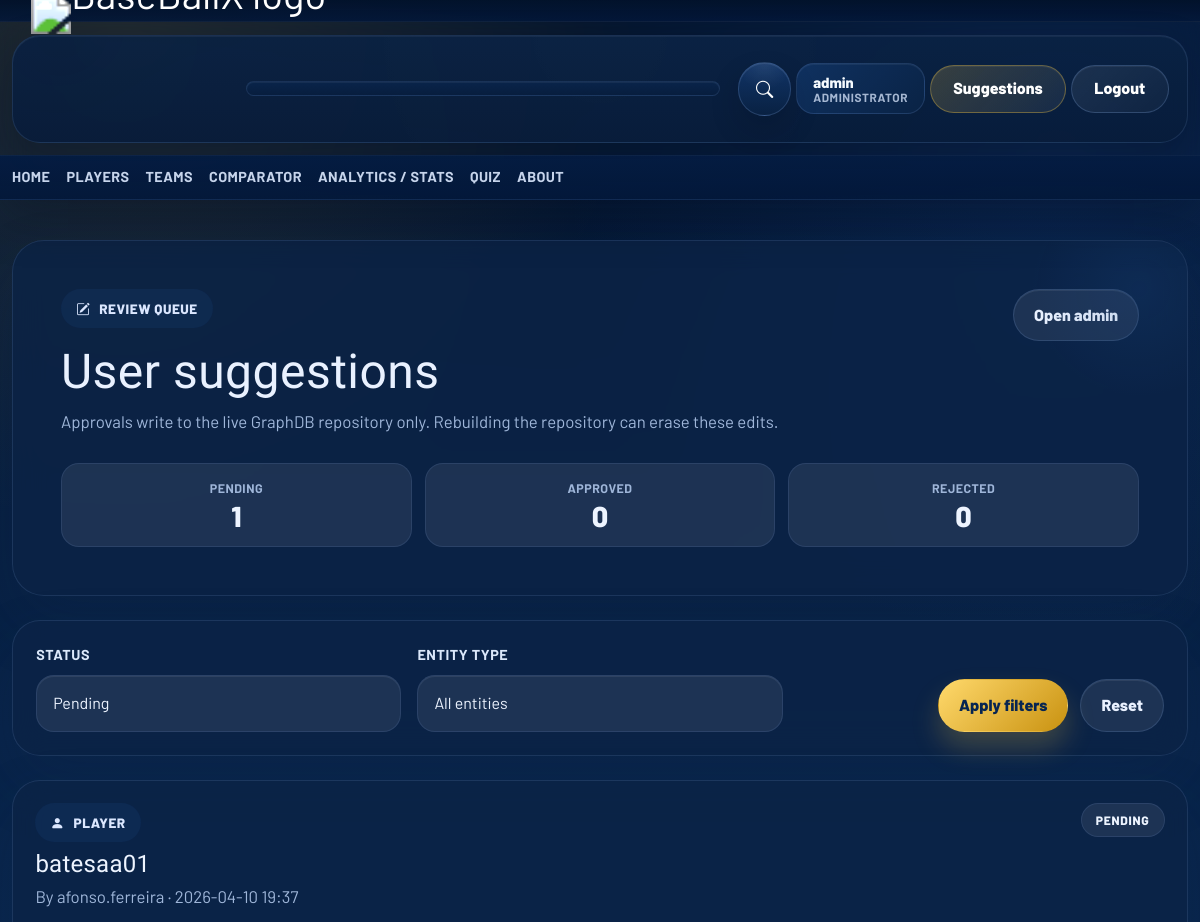
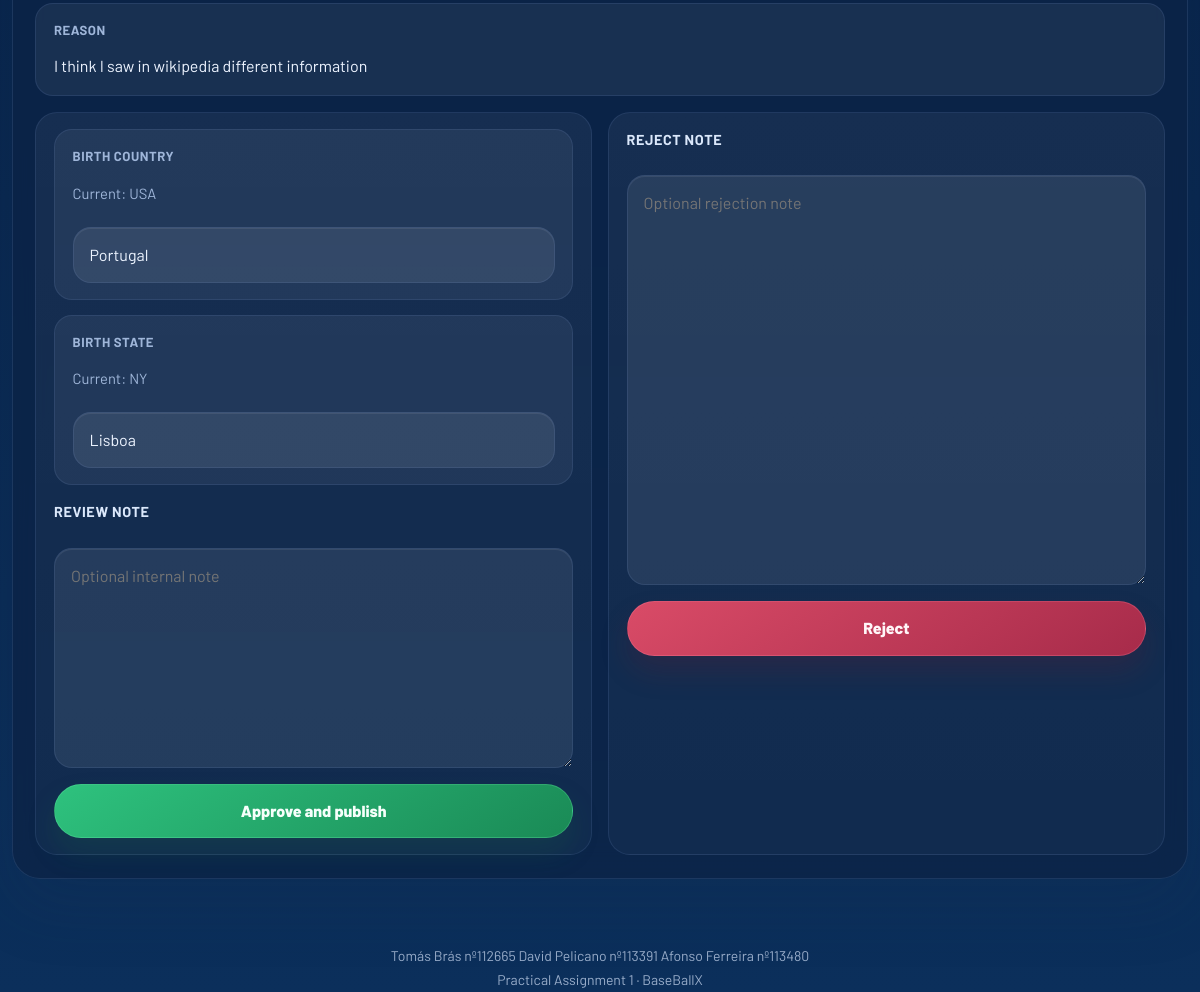
The page /suggestions/ (signed in) on the database its author committed (2 pictures, top to bottom).
### baseball/models.py (models this page shows, shortened)
class DataSuggestion(models.Model):
    ENTITY_PLAYER = "player"
    ENTITY_TEAM = "team"
    ENTITY_CHOICES = [
        (ENTITY_PLAYER, "Player"),
        (ENTITY_TEAM, "Team"),
    ]
    STATUS_PENDING = "pending"
    STATUS_APPROVED = "approved"
    STATUS_REJECTED = "rejected"
    STATUS_CHOICES = [
        (STATUS_PENDING, "Pending"),
        (STATUS_APPROVED, "Approved"),
        (STATUS_REJECTED, "Rejected"),
    ]
    entity_type = models.CharField(max_length=16, choices=ENTITY_CHOICES)
    entity_id = models.CharField(max_length=64)
    entity_year = models.PositiveIntegerField(null=True, blank=True)
    submitted_by = models.ForeignKey(
        settings.AUTH_USER_MODEL,
        on_delete=models.CASCADE,
        related_name="data_suggestions",
    )
    reason = models.TextField(blank=True)
    status = models.CharField(max_length=16, choices=STATUS_CHOICES, default=STATUS_PENDING)
    submitted_at = models.DateTimeField(auto_now_add=True)
    reviewed_at = models.DateTimeField(null=True, blank=True)
    reviewed_by = models.ForeignKey(
        settings.AUTH_USER_MODEL,
        on_delete=models.SET_NULL,
        null=True,
        blank=True,
        related_name="reviewed_data_suggestions",
    )
    review_note = models.TextField(blank=True)
    class Meta:
        ordering = ["-submitted_at"]
    @property
    def entity_url(self):
        if self.entity_type == self.ENTITY_PLAYER:
            return reverse("player_detail", args=[self.entity_id])

class DataSuggestionChange(models.Model):
    suggestion = models.ForeignKey(
        DataSuggestion,
        on_delete=models.CASCADE,
        related_name="changes",
    )
    field_key = models.CharField(max_length=64)
    old_value = models.TextField(blank=True)
    new_value = models.TextField(blank=True)
    class Meta:
        ordering = ["id"]

### baseball/views/suggestions.py (the view)
# urls.py: path('suggestions/', views.suggestions_review_view, name='suggestions_review'),
@user_passes_test(lambda user: user.is_authenticated and user.is_staff)
def suggestions_review_view(request):
    status_filter = str(request.GET.get("status") or DataSuggestion.STATUS_PENDING).strip()
    entity_type_filter = str(request.GET.get("entity_type") or "").strip()
    queryset = DataSuggestion.objects.select_related("submitted_by", "reviewed_by").prefetch_related("changes")
    if status_filter in {
        DataSuggestion.STATUS_PENDING,
        DataSuggestion.STATUS_APPROVED,
        DataSuggestion.STATUS_REJECTED,
    }:
        queryset = queryset.filter(status=status_filter)
    else:
        status_filter = ""
    if entity_type_filter in {DataSuggestion.ENTITY_PLAYER, DataSuggestion.ENTITY_TEAM}:
        queryset = queryset.filter(entity_type=entity_type_filter)
    else:
        entity_type_filter = ""
    suggestions = []
    for suggestion in queryset:
        specs = get_field_specs(suggestion.entity_type)
        editable_changes = []
        for change in suggestion.changes.all():
            spec = specs.get(change.field_key, {})
            editable_changes.append(
                {
                    "id": change.id,
                    "field_key": change.field_key,
                    "label": spec.get("label", change.field_key),
                    "type": spec.get("type", "text"),
                    "value": change.new_value,
                    "old_display": display_field_value(suggestion.entity_type, change.field_key, change.old_value),
                    "new_display": display_field_value(suggestion.entity_type, change.field_key, change.new_value),
                    "choices": [{"value": value, "label": label} for value, label in spec.get("choices", [])],
                }
            )
        suggestion.editable_changes = editable_changes
        suggestions.append(suggestion)
    base_queryset = DataSuggestion.objects.all()
    counts = {
        "pending": base_queryset.filter(status=DataSuggestion.STATUS_PENDING).count(),
        "approved": base_queryset.filter(status=DataSuggestion.STATUS_APPROVED).count(),
        "rejected": base_queryset.filter(status=DataSuggestion.STATUS_REJECTED).count(),
    }
    context = {
        "suggestions": suggestions,
        "counts": counts,
        "active_status": status_filter or "",
        "active_entity_type": entity_type_filter or "",
        **_build_review_filters(status_filter, entity_type_filter),
    }
    return render(request, "suggestions_review.html", context)

### templates/suggestions_review.html (shortened to what this page needs)
{% extends "base.html" %}
{% block content %}
<section class="hero-panel mb-4 suggestions-page-hero">
    <div class="page-header">
        <div>
            <span class="eyebrow">
                <i class="bi bi-pencil-square"></i>
                Review queue
            </span>
            <h1 class="page-title">User suggestions</h1>
            <p class="section-copy mb-0">
                Approvals write to the live GraphDB repository only. Rebuilding the repository can erase these edits.
            </p>
        </div>
        <div class="button-row compact">
            <a href="/admin/" class="btn-app btn-secondary-app">Open admin</a>
        </div>
    </div>
    <div class="compare-scoreboard entity-review-counts">
        <div class="compare-score-item">
            <span class="compare-score-label">Pending</span>
            <strong class="compare-score-value">{{ counts.pending }}</strong>
        </div>
        <div class="compare-score-item">
            <span class="compare-score-label">Approved</span>
            <strong class="compare-score-value">{{ counts.approved }}</strong>
        </div>
        <div class="compare-score-item">
            <span class="compare-score-label">Rejected</span>
            <strong class="compare-score-value">{{ counts.rejected }}</strong>
        </div>
    </div>
</section>
<section class="data-panel mb-4">
    <form method="get" class="entity-review-filter-grid">
        <div>
            <label class="form-label-app" for="suggestion-status">Status</label>
            <select name="status" id="suggestion-status" class="input-app select-app">
                {% for option in status_options %}
                    <option value="{{ option.value }}"{% if option.selected %} selected{% endif %}>{{ option.label }}</option>
                {% endfor %}
            </select>
        </div>
        <div>
            <label class="form-label-app" for="suggestion-entity-type">Entity type</label>
            <select name="entity_type" id="suggestion-entity-type" class="input-app select-app">
                {% for option in entity_type_options %}
                    <option value="{{ option.value }}"{% if option.selected %} selected{% endif %}>{{ option.label }}</option>
                {% endfor %}
            </select>
        </div>
        <div class="entity-review-filter-actions">
            <button type="submit" class="btn-app btn-primary-app">Apply filters</button>
            <a href="{% url 'suggestions_review' %}" class="btn-app btn-secondary-app">Reset</a>
        </div>
    </form>
</section>
<section class="entity-review-list">
    {% for suggestion in suggestions %}
        <article class="feature-card entity-review-card">
            <div class="entity-review-head">
                <div>
                    <span class="eyebrow">
                        <i class="bi {% if suggestion.entity_type == 'player' %}bi-person-fill{% else %}bi-shield-fill{% endif %}"></i>
                        {{ suggestion.get_entity_type_display }}
                    </span>
                    <h2 class="feature-title h4 mb-1 mt-2">
                        <a href="{{ suggestion.entity_url }}" class="entity-review-link">{{ suggestion.entity_id }}</a>
                    </h2>
                    <p class="muted-copy mb-0">
                        By {{ suggestion.submitted_by.username }} · {{ suggestion.submitted_at|date:"Y-m-d H:i" }}
                    </p>
                </div>
                <span class="compare-winner-pill{% if suggestion.status == 'approved' %} winner-1{% elif suggestion.status == 'rejected' %} tie{% endif %}">
                    {{ suggestion.get_status_display }}
                </span>
            </div>
            {% if suggestion.reason %}
                <div class="entity-review-reason">
                    <span class="stat-label">Reason</span>
                    <p class="mb-0">{{ suggestion.reason }}</p>
                </div>
            {% endif %}
            {% if suggestion.status == 'pending' %}
                <div class="entity-review-actions">
                    <form method="post" action="{% url 'suggestion_approve' suggestion.id %}" class="entity-review-approve-form">
                        <div class="entity-review-change-grid">
                            {% for change in suggestion.editable_changes %}
                                <div class="entity-review-change-card">
                                    <div class="entity-review-change-meta">
                                        <span class="stat-label">{{ change.label }}</span>
                                        <span class="entity-review-old">Current: {{ change.old_display }}</span>
                                    </div>
                                    {% if change.type == "choice" %}
                                        <select name="change_{{ change.id }}" class="input-app select-app">
                                            {% for choice in change.choices %}
                                                <option value="{{ choice.value }}"{% if choice.value == change.value %} selected{% endif %}>{{ choice.label }}</option>
                                            {% endfor %}
                                        </select>
                                    {% elif change.type == "date" %}
                                        <input type="date" name="change_{{ change.id }}" value="{{ change.value }}" class="input-app">
                                    {% elif change.type == "integer" %}
                                        <input type="number" min="0" step="1" name="change_{{ change.id }}" value="{{ change.value }}" class="input-app">
                                    {% else %}
                                        <input type="text" name="change_{{ change.id }}" value="{{ change.value }}" class="input-app">
                                    {% endif %}
                                </div>
                            {% endfor %}
                        </div>
                        <label class="form-label-app mb-2" for="review-note-{{ suggestion.id }}">Review note</label>
                        <textarea id="review-note-{{ suggestion.id }}" name="review_note" class="input-app entity-review-note" rows="3" placeholder="Optional internal note"></textarea>
                        <button type="submit" class="btn-app entity-review-action-button entity-review-approve-button">Approve and publish</button>
                    </form>
                    <form method="post" action="{% url 'suggestion_reject' suggestion.id %}" class="entity-review-reject-form">
                        <label class="form-label-app mb-2" for="reject-note-{{ suggestion.id }}">Reject note</label>
                        <textarea id="reject-note-{{ suggestion.id }}" name="review_note" class="input-app entity-review-note" rows="3" placeholder="Optional rejection note"></textarea>
                        <button type="submit" class="btn-app entity-review-action-button entity-review-reject-button">Reject</button>
                    </form>
                </div>
            {% endif %}
        </article>
    {% empty %}
        <section class="data-panel empty-state">
            <i class="bi bi-inbox"></i>
            No suggestions match the current filters.
        </section>
    {% endfor %}
</section>
{% endblock %}

### templates/base.html (shortened to what this page needs)
{% load static %}
<!DOCTYPE html>
<html lang="en">
<head>
    <link href="https://cdn.jsdelivr.net/npm/bootstrap@5.3.0/dist/css/bootstrap.min.css" rel="stylesheet">
    <link href="https://cdn.jsdelivr.net/npm/bootstrap-icons@1.10.5/font/bootstrap-icons.css" rel="stylesheet">
    <link rel="stylesheet" href="{% static 'baseball/style.css' %}">
</head>
<body class="{% block body_class %}{% endblock %}" data-compare-selection-url="{% url 'compare_selection' %}">
    <div class="site-shell">
        <header class="portal-header">
            <div class="top-club-bar">
                <div class="container portal-container top-club-inner">
                </div>
            </div>
            <div class="container portal-container">
                <nav class="portal-nav">
                    <div class="portal-brand-wrap">
                        <a class="portal-brand" href="{% url 'home' %}">
                            <img src="{% static 'logo.png' %}" alt="BaseBallX logo" class="brand-logo brand-logo-standalone">
                        </a>
                        <div class="portal-leagues d-none d-lg-flex">
                        </div>
                    </div>
                    <div class="portal-actions">
                        <div class="portal-search" data-search-url="{% url 'portal_search' %}" data-players-url="{% url 'players' %}">
                            <button type="button" class="icon-circle-link portal-search-link js-portal-search-toggle" aria-label="Open search" aria-expanded="false">
                                <i class="bi bi-search"></i>
                            </button>
                        </div>
                        {% if request.user.is_authenticated %}
                            <span class="portal-user-chip">
                                <strong>{{ request.user.username }}</strong>
                                <span>{% if request.user.is_staff %}Administrator{% else %}Regular user{% endif %}</span>
                            </span>
                            {% if request.user.is_staff %}
                                <a href="{% url 'suggestions_review' %}" class="portal-cta{% if request.resolver_match.url_name == 'suggestions_review' %} portal-cta-accent{% endif %}">Suggestions</a>
                            {% else %}
                                <a href="{% url 'my_suggestions' %}" class="portal-cta{% if request.resolver_match.url_name == 'my_suggestions' %} portal-cta-accent{% endif %}">My Suggestions</a>
                            {% endif %}
                            <a href="{% url 'logout' %}" class="portal-cta">Logout</a>
                        {% else %}
                            <a href="{% url 'login' %}" class="portal-cta" data-auth-modal-open="login">Login</a>
                            <a href="{% url 'register' %}" class="portal-cta portal-cta-accent" data-auth-modal-open="register">Register</a>
                        {% endif %}
                    </div>
                </nav>
            </div>
            <div class="subnav-bar">
                <div class="container portal-container subnav-inner">
                    <a href="{% url 'home' %}" class="subnav-link{% if request.resolver_match.url_name == 'home' %} active{% endif %}">Home</a>
                    <a href="{% url 'players' %}" class="subnav-link">Players</a>
                    <a href="{% url 'teams' %}" class="subnav-link">Teams</a>
                    <a href="{% url 'compare_players' %}" class="subnav-link{% if request.resolver_match.url_name == 'compare_players' %} active{% endif %}">Comparator</a>
                    <a href="{% url 'analytics' %}" class="subnav-link">Analytics / Stats</a>
                    <a href="{% url 'quiz' %}" class="subnav-link{% if request.resolver_match.url_name == 'quiz' %} active{% endif %}">Quiz</a>
                    <a href="{% url 'about' %}" class="subnav-link{% if request.resolver_match.url_name == 'about' %} active{% endif %}">About</a>
                </div>
            </div>
        </header>
        <div class="container portal-container">
            {% block content %}{% endblock %}
            <footer class="site-footer text-center mt-5 pt-3">
                <small>Tomás Brás nº112665  David Pelicano nº113391  Afonso Ferreira nº113480</small><br>
                <small>Practical Assignment 1 · BaseBallX</small>
            </footer>
        </div>
    </div>
</body>
</html>

### rows shown on the page
DataSuggestion: entity_type "PLAYER", entity_id "batesaa01", submitted_by.username "afonso.ferreira", submitted_at "2026-04-10 19:37", status "PENDING", reason "I think I saw in wikipedia different information", label "BIRTH COUNTRY" "BIRTH STATE", review_note "Optional internal note", review_note "Optional rejection note"
DataSuggestionChange: old_display "USA", value "Portugal"
DataSuggestionChange: old_display "NY", value "Lisboa"

### other values the page prints
{{ request.user.username }} "admin"
{{ counts.pending }} "1"
{{ counts.approved }} "0"
{{ counts.rejected }} "0"
form field status "Pending"
form field entity_type "All entities"
